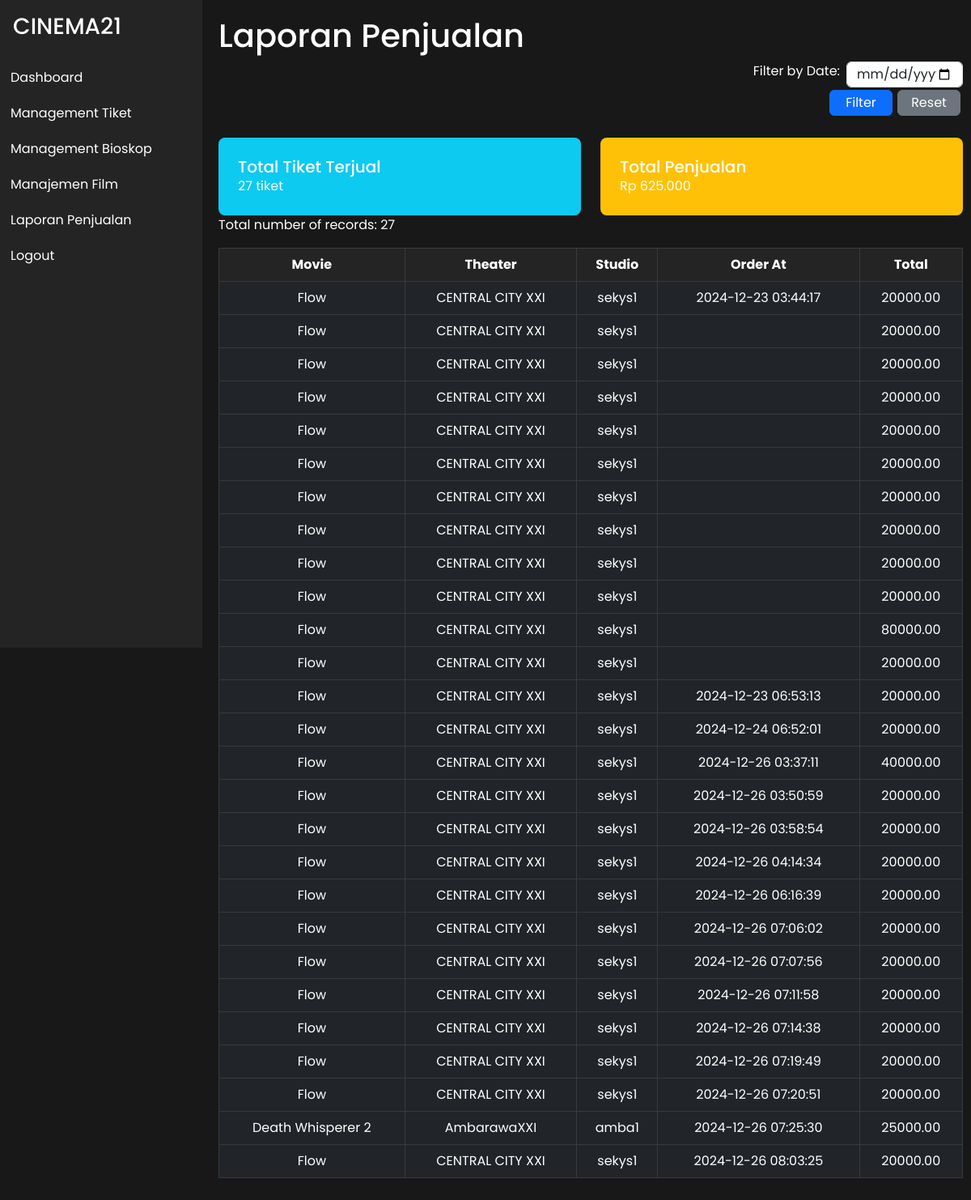
The app's page /Admin/laporanpenjualan.php with its own data.
### tables this page shows
CREATE TABLE `penjualan` (
  `id_penjualan` int(11) NOT NULL,
  `movies_id` int(11) NOT NULL,
  `theatres_id` int(11) NOT NULL,
  `studio_id` int(11) NOT NULL,
  `jadwal_id` int(11) NOT NULL,
  `total` decimal(10,2) DEFAULT NULL,
  `order_at` timestamp NULL DEFAULT current_timestamp(),
  `tickets_id` int(11) NOT NULL
);

CREATE TABLE `movies` (
  `id` int(11) NOT NULL,
  `title` varchar(255) NOT NULL,
  `synopsis` text DEFAULT NULL,
  `duration` int(11) NOT NULL,
  `genre` varchar(100) DEFAULT NULL,
  `poster_url` varchar(255) DEFAULT NULL,
  `trailer_url` varchar(255) DEFAULT NULL,
  `Tahun_Rilis` int(11) DEFAULT NULL
);

CREATE TABLE `theatres` (
  `id` int(11) NOT NULL,
  `name` varchar(255) NOT NULL,
  `location` varchar(255) DEFAULT NULL,
  `contact` varchar(100) DEFAULT NULL,
  `created_at` timestamp NOT NULL DEFAULT current_timestamp(),
  `updated_at` timestamp NOT NULL DEFAULT current_timestamp() ON UPDATE current_timestamp(),
  `kapasitas` int(11) DEFAULT NULL
);

CREATE TABLE `studio` (
  `id_studio` int(11) NOT NULL,
  `id_theatres` int(11) NOT NULL,
  `nama_studio` varchar(255) NOT NULL,
  `kapasitas` int(11) NOT NULL
);

### Admin/laporanpenjualan.php (the view, shortened to what this page needs)
<?php
include '../koneksi.php';
$tanggal = isset($_GET['tanggal']) ? $_GET['tanggal'] : '';
$queryTotalTiket = "
    SELECT COUNT(*) AS total_tiket
    FROM penjualan
";
$resultTotalTiket = $db->query($queryTotalTiket);
$totalTiket = 0;
if ($resultTotalTiket) {
    $row = $resultTotalTiket->fetch_assoc();
    $totalTiket = $row['total_tiket'];
}
$queryTotalPenjualan = "
    SELECT SUM(total) AS total_penjualan
    FROM penjualan
";
$resultTotalPenjualan = $db->query($queryTotalPenjualan);
$totalPenjualan = 0;
if ($resultTotalPenjualan) {
    $row = $resultTotalPenjualan->fetch_assoc();
    $totalPenjualan = $row['total_penjualan'];
}
$query = "
SELECT
        penjualan.id_penjualan AS id_penjualan,
        movies.title AS judul_film,
        penjualan.theatres_id AS theares_name,
        penjualan.studio_id AS studio_name,
        penjualan.jadwal_id AS jadwal,
        penjualan.total AS total_harga,
        penjualan.order_at AS order_at,
        theatres.name AS theatres_name,
        studio.nama_studio AS studio_name,
        jadwal.show_time AS show_time,
        jadwal.show_time2 AS show_time2,
        jadwal.show_time3 AS show_time3,
        jadwal.show_time4 AS show_time4
    FROM penjualan
    INNER JOIN movies ON penjualan.movies_id = movies.id
    INNER JOIN studio ON penjualan.studio_id = studio.id_studio
    INNER JOIN theatres ON studio.id_theatres = theatres.id
    INNER JOIN jadwal ON penjualan.jadwal_id = jadwal.id
";
$result = $db->query($query);
?>
<!DOCTYPE html>
<html lang="en">
<head>
    <link rel="stylesheet" href="https://cdnjs.cloudflare.com/ajax/libs/bootstrap/5.3.0/css/bootstrap.min.css">
    <link rel="stylesheet" href="admin.css">
</head>
<body>
    <div class="wrapper">
        <div class="sidebar">
            <h3 class="p-3">CINEMA21</h3>
            <a href="halamanAdmin.php">Dashboard</a>
            <a href="management_ticket.php">Management Tiket</a>
            <a href="managementTheater.php">Management Bioskop</a>
            <a href="gudangdatafilm.php">Manajemen Film</a>
            <a href="LaporanPenjualan.php">Laporan Penjualan</a>
            <a href="logout.php">Logout</a>
        </div>
        <div class="content">
            <h1>Laporan Penjualan</h1>
            <form method="GET" action="LaporanPenjualan.php" class="mb-4">
                <div class="fitur-filter">
                    <label for="tanggal" class="form-label">Filter by Date:  </label>
                    <input type="date" id="tanggal" name="tanggal" value="<?= htmlspecialchars($tanggal) ?>" class="form-control d-inline">
                </div>
                <div class="btn-fitur">
                        <button type="submit" class="btn btn-primary">Filter</button>
                        <a href="LaporanPenjualan.php" class="btn btn-secondary">Reset</a>
                    </div>
            </form>
            <div class="row g-4">
                <div class=" col-lg-6 col-md-6">
                    <div class="card-body bg-info rounded-3 p-4">
                        <h5 class="card-title">Total Tiket Terjual</h5>
                        <p class="card-text"><?= number_format($totalTiket) ?> tiket</p>
                    </div>
                </div>
                <div class="col-lg-6 col-md-6 ">
                    <div class="card-body bg-warning rounded-3 p-4">
                        <h5 class="card-title">Total Penjualan</h5>
                        <p class="card-text">Rp <?= number_format($totalPenjualan, 0, ',', '.') ?></p>
                    </div>
                </div>
            </div>
            <p>Total number of records: <?= $result->num_rows; ?></p>
            <div class="table-responsive w-100">
                <table class="table table-dark table-bordered w-100">
                    <thead>
                        <tr>
                            <th>Movie</th>
                            <th>Theater</th>
                            <th>Studio</th>
                            <th>Order At</th>
                            <th>Total</th>
                        </tr>
                    </thead>
                    <tbody>
                        <?php while ($row = $result->fetch_assoc()): ?>
                        <tr>
                            <td><?= htmlspecialchars($row['judul_film']) ?></td>
                            <td><?= htmlspecialchars($row['theatres_name']) ?></td>
                            <td><?= htmlspecialchars($row['studio_name']) ?></td>
                            <td><?= htmlspecialchars($row['order_at']) ?></td>
                            <td><?= htmlspecialchars($row['total_harga']) ?></td>
                        </tr>
                        <?php endwhile; ?>
                    </tbody>
                </table>
            </div>
        </div>
    </div>
</body>
</html>

### Admin/admin.css (style rules this page uses)
* { font-family: 'Poppins', sans-serif; }
body { background-color: #181818; color: white; }
.sidebar { min-height: 100vh; background-color: #242424; position: fixed; width: 250px; }
.sidebar a { color: white; display: block; padding: 10px; text-decoration: none; border-left: 3px solid transparent; }
.sidebar h3 { color: white; }

### Admin/laporanpenjualan.php (style rules this page uses)
.content { width: 80vw; margin-left: 250px; padding: 20px; }
.table th, .table td { vertical-align: middle; text-align: center; }
.fitur-filter { display: flex; gap: 8px; align-items: center; justify-content: end; }
.fitur-filter .form-control { width: 12vw; height: 4vh; }
.btn-fitur { display: flex; align-items: center; justify-content: end; }
.btn-fitur .btn { width: 78px; height: 4vh; }
.btn { padding: 5px 10px; display: flex; align-items: center; justify-content: center; margin: 3px; }
.table th { background-color: #242424; }

### records on screen
penjualan: movies.title "Flow", theatres.name "CENTRAL CITY XXI", studio.nama_studio "sekys1", order_at "2024-12-23 03:44:17", total "20000.00"
penjualan: movies.title "Flow", theatres.name "CENTRAL CITY XXI", studio.nama_studio "sekys1", total "20000.00"
penjualan: movies.title "Flow", theatres.name "CENTRAL CITY XXI", studio.nama_studio "sekys1", total "20000.00"
penjualan: movies.title "Flow", theatres.name "CENTRAL CITY XXI", studio.nama_studio "sekys1", total "20000.00"
penjualan: movies.title "Flow", theatres.name "CENTRAL CITY XXI", studio.nama_studio "sekys1", total "20000.00"
penjualan: movies.title "Flow", theatres.name "CENTRAL CITY XXI", studio.nama_studio "sekys1", total "20000.00"
penjualan: movies.title "Flow", theatres.name "CENTRAL CITY XXI", studio.nama_studio "sekys1", total "20000.00"
penjualan: movies.title "Flow", theatres.name "CENTRAL CITY XXI", studio.nama_studio "sekys1", total "20000.00"
penjualan: movies.title "Flow", theatres.name "CENTRAL CITY XXI", studio.nama_studio "sekys1", total "20000.00"
penjualan: movies.title "Flow", theatres.name "CENTRAL CITY XXI", studio.nama_studio "sekys1", total "20000.00"
penjualan: movies.title "Flow", theatres.name "CENTRAL CITY XXI", studio.nama_studio "sekys1", total "80000.00"
penjualan: movies.title "Flow", theatres.name "CENTRAL CITY XXI", studio.nama_studio "sekys1", total "20000.00"
penjualan: movies.title "Flow", theatres.name "CENTRAL CITY XXI", studio.nama_studio "sekys1", order_at "2024-12-23 06:53:13", total "20000.00"
penjualan: movies.title "Flow", theatres.name "CENTRAL CITY XXI", studio.nama_studio "sekys1", order_at "2024-12-24 06:52:01", total "20000.00"
penjualan: movies.title "Flow", theatres.name "CENTRAL CITY XXI", studio.nama_studio "sekys1", order_at "2024-12-26 03:37:11", total "40000.00"
penjualan: movies.title "Flow", theatres.name "CENTRAL CITY XXI", studio.nama_studio "sekys1", order_at "2024-12-26 03:50:59", total "20000.00"
penjualan: movies.title "Flow", theatres.name "CENTRAL CITY XXI", studio.nama_studio "sekys1", order_at "2024-12-26 03:58:54", total "20000.00"
penjualan: movies.title "Flow", theatres.name "CENTRAL CITY XXI", studio.nama_studio "sekys1", order_at "2024-12-26 04:14:34", total "20000.00"
penjualan: movies.title "Flow", theatres.name "CENTRAL CITY XXI", studio.nama_studio "sekys1", order_at "2024-12-26 06:16:39", total "20000.00"
penjualan: movies.title "Flow", theatres.name "CENTRAL CITY XXI", studio.nama_studio "sekys1", order_at "2024-12-26 07:06:02", total "20000.00"
penjualan: movies.title "Flow", theatres.name "CENTRAL CITY XXI", studio.nama_studio "sekys1", order_at "2024-12-26 07:07:56", total "20000.00"
penjualan: movies.title "Flow", theatres.name "CENTRAL CITY XXI", studio.nama_studio "sekys1", order_at "2024-12-26 07:11:58", total "20000.00"
penjualan: movies.title "Flow", theatres.name "CENTRAL CITY XXI", studio.nama_studio "sekys1", order_at "2024-12-26 07:14:38", total "20000.00"
penjualan: movies.title "Flow", theatres.name "CENTRAL CITY XXI", studio.nama_studio "sekys1", order_at "2024-12-26 07:19:49", total "20000.00"
penjualan: movies.title "Flow", theatres.name "CENTRAL CITY XXI", studio.nama_studio "sekys1", order_at "2024-12-26 07:20:51", total "20000.00"
penjualan: movies.title "Death Whisperer 2", theatres.name "AmbarawaXXI", studio.nama_studio "amba1", order_at "2024-12-26 07:25:30", total "25000.00"
penjualan: movies.title "Flow", theatres.name "CENTRAL CITY XXI", studio.nama_studio "sekys1", order_at "2024-12-26 08:03:25", total "20000.00"

### other values on screen
$totalTiket "27"
$totalPenjualan "625.000"
$result->num_rows "27"
